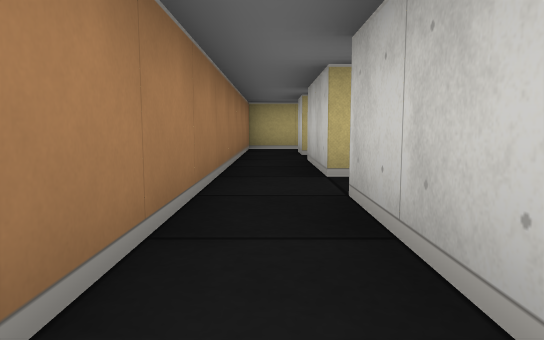
[1] (above)

16 first-person views from a walk through a cub3D maze. The camera is about half as high as the walls, tilts 6° down and sees 70° across. The floor is counted in squares. Each view is taken from the middle of a square. On the plan, view 1 faces up. The plan holds only what a view shows up to about 9 squares ahead; the rest is blank.

[2]
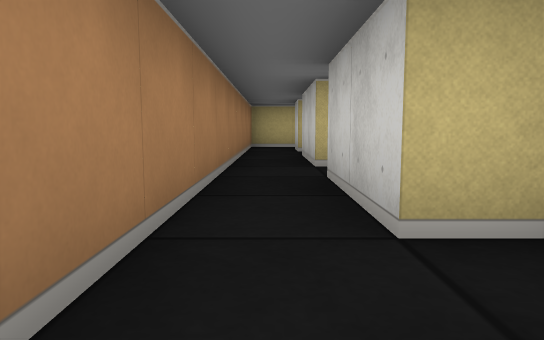

[3]
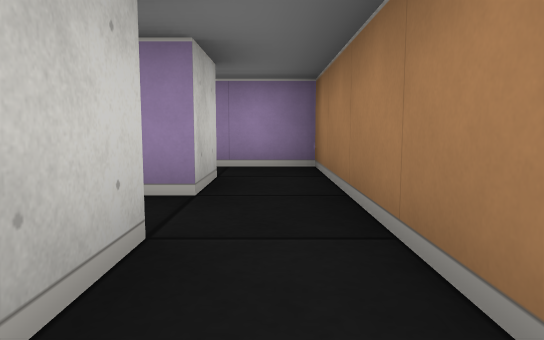

[4]
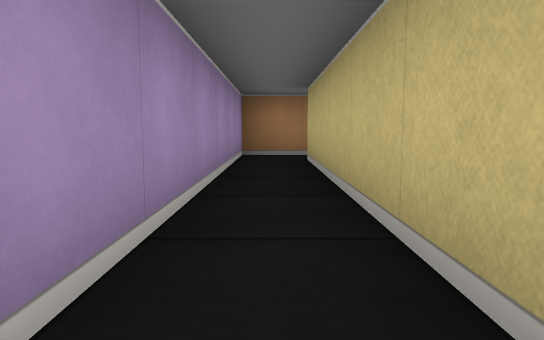

[5]
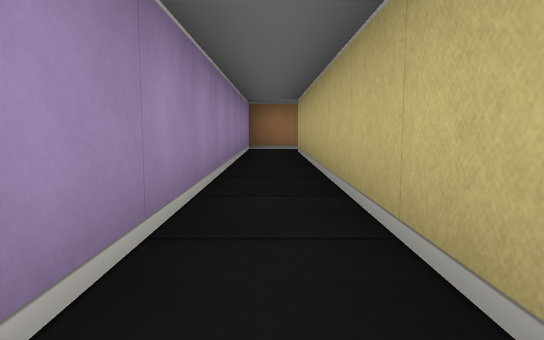

[6]
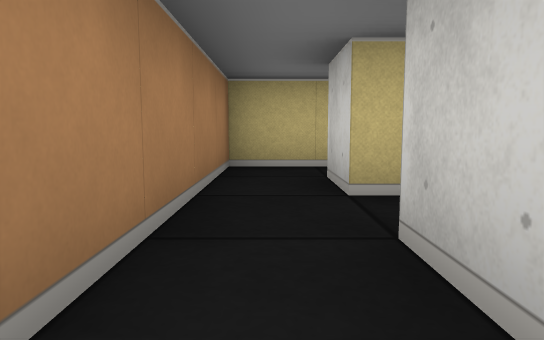

[7]
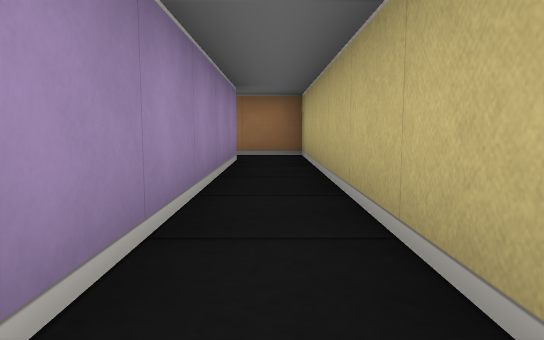

[8]
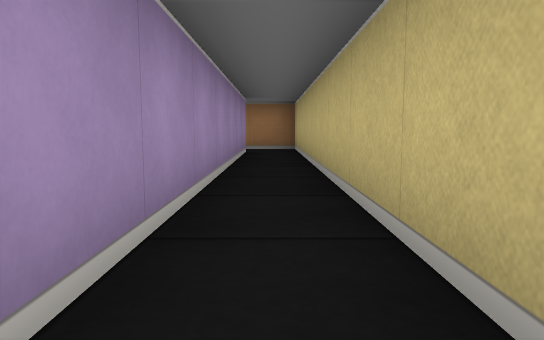

[9]
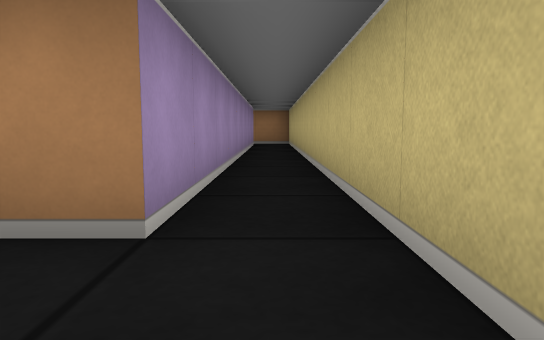

[10]
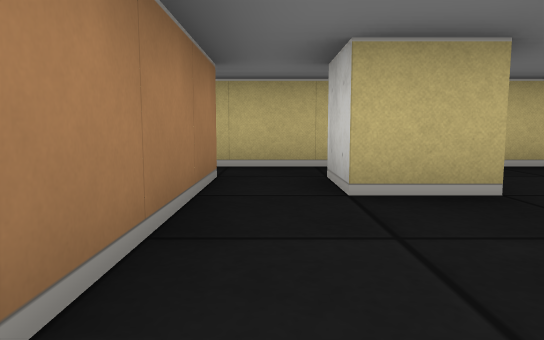

[11]
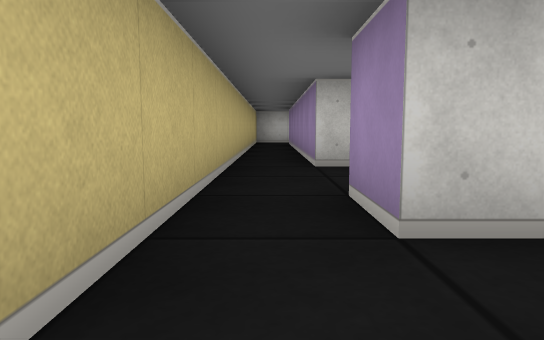

[12]
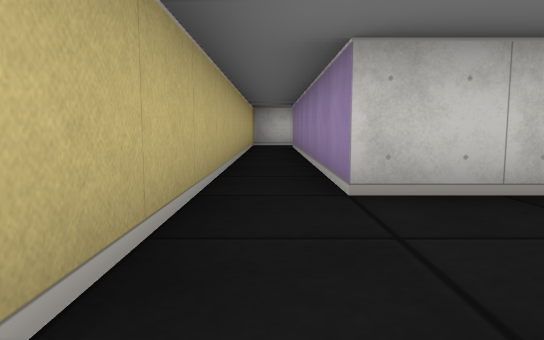

[13]
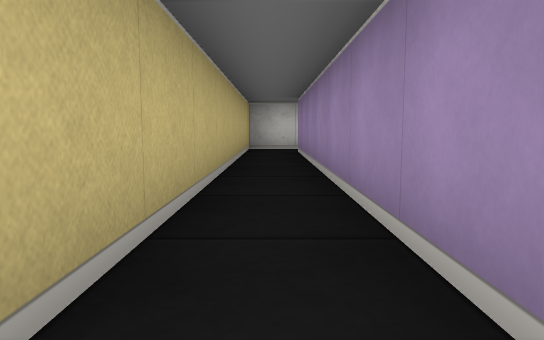

[14]
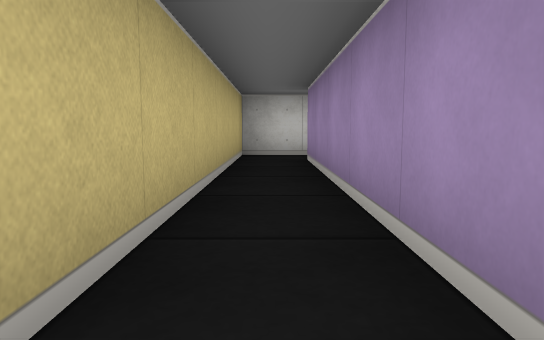

[15]
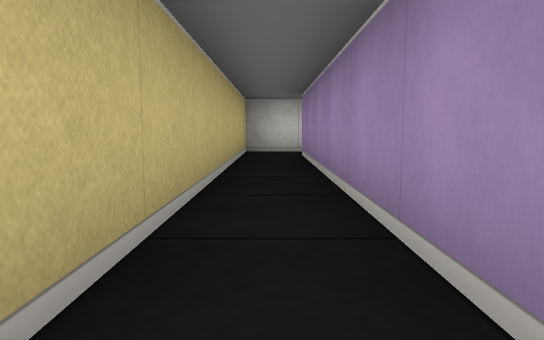

[16]
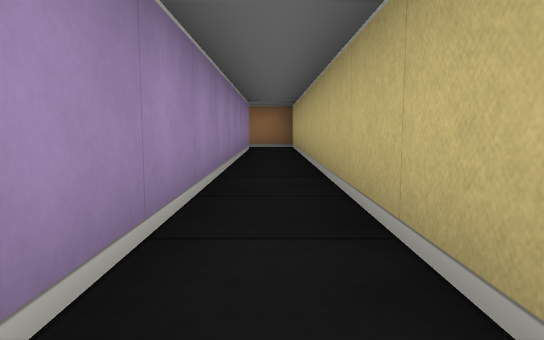

### Floor plan
Ten units are one square. View 1 is at (0, 0); x grows to the right and y downward. Boxes are objects, and circles mark ways between rooms. Rooms are numbered by the first view taken in them; rooms with no view inside come last. Other rooms are left out.
<svg viewBox="-10 -90 230 120">
<path fill="none" stroke="#000" d="M5 -35 5 -55M5 -65 5 -75M11 -5 5 -5 5 -25M5 5 9 5M5 -85 -5 -85 -5 5M74 15 5 15 5 5M-5 5 -5 25 74 25M116 -65 105 -65 105 -75 115 -75M135 -85 5 -85M135 -61 135 -75M5 -75 95 -75 95 -56M95 -56 95 -46M135 -75 205 -75M215 -74 215 -85 135 -85"/>
<circle cx="0" cy="10" r="3" fill="#2a7"/>
<circle cx="0" cy="-80" r="3" fill="#2a7"/>
<circle cx="105" cy="-50" r="3" fill="#2a7"/>
<circle cx="130" cy="-80" r="3" fill="#2a7"/>
<text x="0" y="-40">1</text>
<text x="50" y="20">2</text>
<text x="90" y="-80">3</text>
<text x="120" y="-40">4</text>
<text x="170" y="-80">5</text>
</svg>
Room 1 opens to room 2. Room 1 opens to room 3. Room 3 opens to room 4. Room 3 opens to room 5.

Where each view was taken, in squares from view 1:
view 1: 0 up, 0 right, facing up
view 2: 1 down, 0 right, facing up
view 3: 2 up, 0 right, facing down
view 4: 2 down, 6 right, facing left
view 5: 2 down, 8 right, facing left
view 6: 4 up, 0 right, facing up
view 7: 8 up, 6 right, facing left
view 8: 8 up, 8 right, facing left
view 9: 8 up, 11 right, facing left
view 10: 4 up, 10 right, facing up
view 11: 8 up, 9 right, facing right
view 12: 8 up, 11 right, facing right
view 13: 8 up, 13 right, facing right
view 14: 8 up, 15 right, facing right
view 15: 8 up, 14 right, facing right
view 16: 8 up, 9 right, facing left
